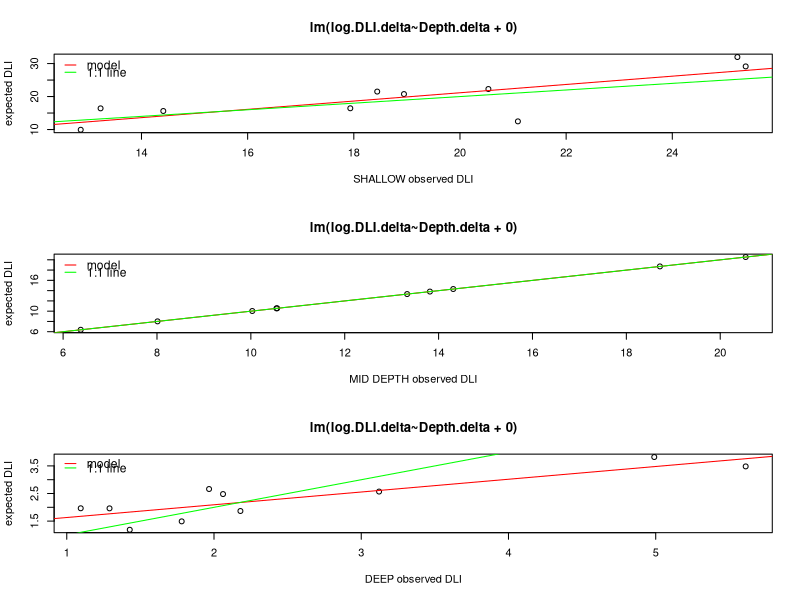
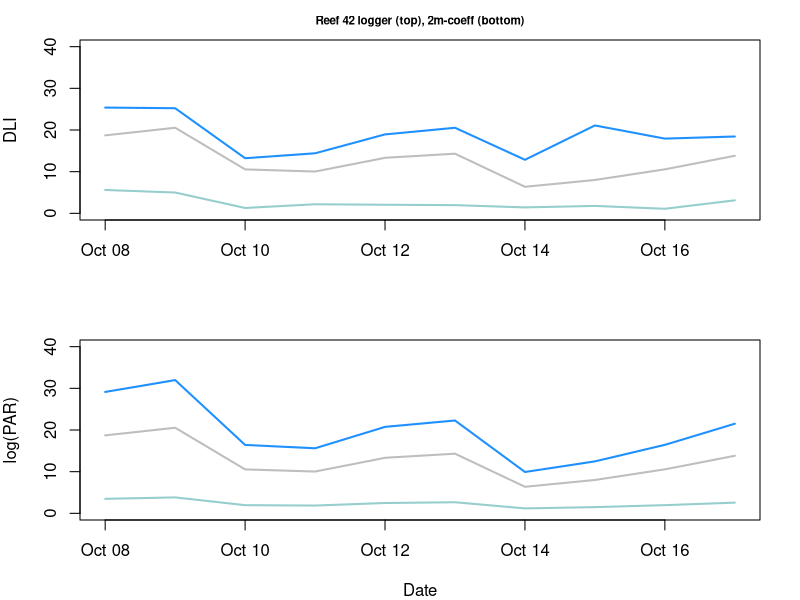

Write R code to recreate these figures, in order. (Note: this script raises an error after producing the figures.)
# light atten using DLI
# light attenuation with Depth as CONTINUOUS to show light among depth zones
# this will produce a continuous model curve where light at depth can be calculated
# using the DLI we can then calcualte the integrated light value at each depth where the coral was collected
# at the end, save kd values and use these to convert light at depth in datafile

####################################################
####################################################
### Light attenuation  October deployment ##########
####################################################
####################################################
rm(list=ls())
# using October deployment at 2 depths

df<-read.csv("data/environmental/temp and light/DLI.Oct2016.csv")
df<-df[ , -which(names(df) %in% c("X","Rf44.shall.DLI", "Rf44.mid.DLI"))] # remove R44 w/o 3 levels
df$Date<-as.Date(df$Date)

Oct.DLI<-df
colnames(Oct.DLI)[2:7]<-"DLI" # change all light columns to read "PAR" this is for rbind later


# Adding Depth of logger to dataframe
Rf42.shall<-Oct.DLI[1:2] #only time and PAR
Rf42.shall$Site<-as.factor("Rf42") # make site level
Rf42.shall$Depth<-3*0.3048 # logger at 3 ft, convert to --> meters
Rf42.mid<-Oct.DLI[, c(1,3)]; Rf42.mid$Site<-as.factor("Rf42"); Rf42.mid$Depth<-8*0.3048 # logger at 8 ft 
Rf42.deep<-Oct.DLI[, c(1,4)]; Rf42.deep$Site<-as.factor("Rf42"); Rf42.deep$Depth<-27*0.3048 # logger at 27 ft

HIMB.shall<-Oct.DLI[, c(1,5)]; HIMB.shall$Site<-as.factor("HIMB"); HIMB.shall$Depth<-1*0.3048 # logger at 1 ft
HIMB.mid<-Oct.DLI[, c(1,6)]; HIMB.mid$Site<-as.factor("HIMB"); HIMB.mid$Depth<-6*0.3048 # logger at 6 ft
HIMB.deep<-Oct.DLI[, c(1,7)]; HIMB.deep$Site<-as.factor("HIMB"); HIMB.deep$Depth<-25*0.3048 # logger at 25 ft

# bind together all the data in single dataframe with 4 columns: time, PAR, Site, Depth
DLI.df<-rbind(Rf42.shall, Rf42.mid, Rf42.deep, HIMB.shall, HIMB.mid, HIMB.deep)
DLI.df$log.DLI<-log(DLI.df$DLI) # log transform PAR data
DLI.df<-DLI.df[, c(1,3:4,2,5)]

####
# make new dataframes for Sites
Rf42.df<-df[1:4] 
Rf42.depths<-c(3*0.3048, 8*0.3048, 27*0.3048)

####
# Beer-Lambert Law:   Ez(d) = Ez(0)e^(-k_d *d)  
# where d is depth, k_d is the attenuation coefficient, Ez(d) is the light reaching depth d and Ez(0) is the incident light at the surface.

# with 2m as baseline:  E(depth) = E(2m)*e^(-k_d*(depth - 2m))
# making some log data
Rf42.df$log.shal<-log(Rf42.df$Rf42.shall.DLI)
Rf42.df$log.mid<-log(Rf42.df$Rf42.mid.DLI)
Rf42.df$log.deep<-log(Rf42.df$Rf42.deep.DLI)

Rf42.df$log.delta.mid.deep<-Rf42.df$log.mid-Rf42.df$log.deep # difference in 2m - 8m light
Rf42.df$log.delta.mid.shal<-Rf42.df$log.mid-Rf42.df$log.shal # difference in 2m - 1m light
Rf42.df$dm.depth<-Rf42.depths[3]-Rf42.depths[2] # difference in depth 8m - 2m
Rf42.df$sm.depth<-Rf42.depths[1]-Rf42.depths[2] # difference in depth 1m - 2m
Rf42.df$mm.depth<-Rf42.depths[2]-Rf42.depths[2] # difference in depth 2m - 2m

new.df<-Rf42.df[8:11]; colnames(new.df)<-c("log.DLI.delta", "log.DLI.delta", "Depth.delta", "Depth.delta")
new.df1<-rbind(new.df[1], new.df[2]); new.df2<-rbind(new.df[3], new.df[4])
df.test<-cbind(new.df1, new.df2) # for both columns has delta PAR and depth

kd.mod<-lm(log.DLI.delta~Depth.delta+0, data=df.test, na.action=na.exclude) # Rf42 dataframe with Depth as a factor
kd<-coef(kd.mod)[1] # use KD here to calculate light at any depth

kd.R42<-kd ### save this

# example
par(mfrow=c(3,1))
Rf42.df$Rf42.expect<-Rf42.df$Rf42.mid.DLI*exp(-kd*Rf42.df$sm.depth)
plot(Rf42.df$Rf42.expect~Rf42.df$Rf42.shall.DLI, main="lm(log.DLI.delta~Depth.delta + 0)", 
     ylab="expected DLI", xlab="SHALLOW observed DLI")
abline(lm(Rf42.df$Rf42.expect~Rf42.df$Rf42.shall.DLI), col="red"); abline(0, 1, col="green")
legend("topleft", lty=1, col=c("red", "green"), legend=c("model", "1:1 line"), 
       lwd=1, bty="n", seg.len=1, cex=1.1, y.intersp=0.5)

Rf42.df$Rf42.expect<-Rf42.df$Rf42.mid.DLI*exp(-kd*Rf42.df$mm.depth)
plot(Rf42.df$Rf42.expect~Rf42.df$Rf42.mid.DLI, main="lm(log.DLI.delta~Depth.delta + 0)", 
     ylab="expected DLI", xlab="MID DEPTH observed DLI")
abline(lm(Rf42.df$Rf42.expect~Rf42.df$Rf42.mid.DLI), col="red"); abline(0, 1, col="green")
legend("topleft", lty=1, col=c("red", "green"), legend=c("model", "1:1 line"), 
       lwd=1, bty="n", seg.len=1, cex=1.1, y.intersp=0.5)

Rf42.df$Rf42.expect<-Rf42.df$Rf42.mid.DLI*exp(-kd*Rf42.df$dm.depth)
plot(Rf42.df$Rf42.expect~Rf42.df$Rf42.deep.DLI, main="lm(log.DLI.delta~Depth.delta + 0)", 
     ylab="expected DLI", xlab="DEEP observed DLI")
abline(lm(Rf42.df$Rf42.expect~Rf42.df$Rf42.deep.DLI), col="red"); abline(0, 1, col="green")
legend("topleft", lty=1, col=c("red", "green"), legend=c("model", "1:1 line"), 
       lwd=1, bty="n", seg.len=1, cex=1.1, y.intersp=0.3)


# making some data
# notice that you need kd to be (+) here--or do absolute value of depth
Rf42.df$coef.shal<-Rf42.df$Rf42.mid.DLI*exp(-kd*Rf42.df$sm.depth)
Rf42.df$coef.mid<-Rf42.df$Rf42.mid.DLI*exp(-kd*Rf42.df$mm.depth)
Rf42.df$coef.deep<-Rf42.df$Rf42.mid.DLI*exp(-kd*Rf42.df$dm.depth)

##################
##### Figure #####
# how does data compare?

##### plot log data collected at each site
par(mfrow=c(2,1), mar=c(4,4,2,2))
plot(y=Rf42.df$Rf42.shall.DLI, x=Rf42.df$Date, type="l", col="dodgerblue", 
     main="Reef 42 logger (top), 2m-coeff (bottom)", cex.main=0.7, 
     ylab="DLI", xlab="", ylim=c(0,40), lwd=2)
par(new=T)
with(Rf42.df, lines(y=Rf42.df$Rf42.mid.DLI, x=Rf42.df$Date, type="l", col="gray", lwd=2))
par(new=T)
with(Rf42.df, lines(y=Rf42.df$Rf42.deep.DLI, x=Rf42.df$Date, type="l", col="paleturquoise3", lwd=2))

##### plot of modeled 1m and 8m using <1m model coeffs. 
plot(y=Rf42.df$coef.shal, x=Rf42.df$Date, type="l", col="dodgerblue", ylab="log(PAR)", 
     xlab="Date", ylim=c(0,40), lwd=2)
par(new=T)
with(Rf42.df, lines(y=Rf42.df$coef.mid, x=Rf42.df$Date, type="l", col="gray", lwd=2))
par(new=T)
with(Rf42.df, lines(y=Rf42.df$coef.deep, x=Rf42.df$Date, type="l", col="paleturquoise3", lwd=2))
legend("top", lty=1, col=c("dodgerblue", "gray", "paleturquoise3"), legend=c("<1m", "2m", "8m"), 
       lwd=2, bty="n", inset=c(0, -0.5), seg.len=1, cex=1.1, xpd=TRUE, horiz=TRUE)

dev.copy(pdf, "figures/environmental/DLI_coef_Rf42.pdf", height=6, width=4)
dev.off()


####################################
###################################

############ HIMB ############
# make new dataframes for Sites
HIMB.df<-df[, c(1,5:7)] 
HIMB.depths<-c(1*0.3048, 6*0.3048, 25*0.3048)

####
# with 2m as baseline:  E(depth) = E(2m)*e^(-k_d*(depth - 2m))
# making some log data
HIMB.df$log.shal<-log(HIMB.df$HIMB.shall.DLI)
HIMB.df$log.mid<-log(HIMB.df$HIMB.mid.DLI)
HIMB.df$log.deep<-log(HIMB.df$HIMB.deep.DLI)

HIMB.df$log.delta.mid.deep<-HIMB.df$log.mid-HIMB.df$log.deep # difference in 2m - 8m light
HIMB.df$log.delta.mid.shal<-HIMB.df$log.mid-HIMB.df$log.shal # difference in 2m - 1m light
HIMB.df$dm.depth<-HIMB.depths[3]-HIMB.depths[2] # difference in depth 8m - 2m
HIMB.df$sm.depth<-HIMB.depths[1]-HIMB.depths[2] # difference in depth 1m - 2m
HIMB.df$mm.depth<-HIMB.depths[2]-HIMB.depths[2] # difference in depth 2m - 2m

new.df<-HIMB.df[8:11]; colnames(new.df)<-c("log.DLI.delta", "log.DLI.delta", "Depth.delta", "Depth.delta")
new.df1<-rbind(new.df[1], new.df[2]); new.df2<-rbind(new.df[3], new.df[4])
df.test<-cbind(new.df1, new.df2) # for both columns has delta PAR and depth

kd.mod<-lm(log.DLI.delta~Depth.delta+0, data=df.test, na.action=na.exclude) # HIMB dataframe with Depth as a factor
kd<-coef(kd.mod)[1] # use KD here to calculate light at any depth

kd.HIMB<-kd ### save this

# example
par(mfrow=c(3,1))
HIMB.df$HIMB.expect<-HIMB.df$HIMB.mid.DLI*exp(-kd*HIMB.df$sm.depth)
plot(HIMB.df$HIMB.expect~HIMB.df$HIMB.shall.DLI, main="lm(log.DLI.delta~Depth.delta + 0)", 
     ylab="expected DLI", xlab="SHALLOW observed DLI")
abline(lm(HIMB.df$HIMB.expect~HIMB.df$HIMB.shall.DLI), col="red"); abline(0, 1, col="green")
legend("topleft", lty=1, col=c("red", "green"), legend=c("model", "1:1 line"), 
       lwd=1, bty="n", seg.len=1, cex=1.1, y.intersp=0.5)

HIMB.df$HIMB.expect<-HIMB.df$HIMB.mid.DLI*exp(-kd*HIMB.df$mm.depth)
plot(HIMB.df$HIMB.expect~HIMB.df$HIMB.mid.DLI, main="lm(log.DLI.delta~Depth.delta + 0)", 
     ylab="expected DLI", xlab="MID DEPTH observed DLI")
abline(lm(HIMB.df$HIMB.expect~HIMB.df$HIMB.mid.DLI), col="red"); abline(0, 1, col="green")
legend("topleft", lty=1, col=c("red", "green"), legend=c("model", "1:1 line"), 
       lwd=1, bty="n", seg.len=1, cex=1.1, y.intersp=0.5)

HIMB.df$HIMB.expect<-HIMB.df$HIMB.mid.DLI*exp(-kd*HIMB.df$dm.depth)
plot(HIMB.df$HIMB.expect~HIMB.df$HIMB.deep.DLI, main="lm(log.DLI.delta~Depth.delta + 0)", 
     ylab="expected DLI", xlab="DEEP observed DLI")
abline(lm(HIMB.df$HIMB.expect~HIMB.df$HIMB.deep.DLI), col="red"); abline(0, 1, col="green")
legend("topleft", lty=1, col=c("red", "green"), legend=c("model", "1:1 line"), 
       lwd=1, bty="n", seg.len=1, cex=1.1, y.intersp=0.3)


# making some data
# notice that you need kd to be (+) here--or do absolute value of depth
HIMB.df$coef.shal<-HIMB.df$HIMB.mid.DLI*exp(-kd*HIMB.df$sm.depth)
HIMB.df$coef.mid<-HIMB.df$HIMB.mid.DLI*exp(-kd*HIMB.df$mm.depth)
HIMB.df$coef.deep<-HIMB.df$HIMB.mid.DLI*exp(-kd*HIMB.df$dm.depth)

##################
##### Figure #####
# how does data compare?

##### plot log data collected at each site
par(mfrow=c(2,1), mar=c(4,4,2,2))
plot(y=HIMB.df$HIMB.shall.DLI, x=HIMB.df$Date, type="l", col="dodgerblue", 
     main="HIMB logger (top), 2m-coeff (bottom)", cex.main=0.7, 
     ylab="DLI", xlab="", ylim=c(0,40), lwd=2)
par(new=T)
with(HIMB.df, lines(y=HIMB.df$HIMB.mid.DLI, x=HIMB.df$Date, type="l", col="gray", lwd=2))
par(new=T)
with(HIMB.df, lines(y=HIMB.df$HIMB.deep.DLI, x=HIMB.df$Date, type="l", col="paleturquoise3", lwd=2))

##### plot of modeled 1m and 8m using <1m model coeffs. 
plot(y=HIMB.df$coef.shal, x=HIMB.df$Date, type="l", col="dodgerblue", ylab="log(PAR)", 
     xlab="Date", ylim=c(0,40), lwd=2)
par(new=T)
with(HIMB.df, lines(y=HIMB.df$coef.mid, x=HIMB.df$Date, type="l", col="gray", lwd=2))
par(new=T)
with(HIMB.df, lines(y=HIMB.df$coef.deep, x=HIMB.df$Date, type="l", col="paleturquoise3", lwd=2))
legend("top", lty=1, col=c("dodgerblue", "gray", "paleturquoise3"), legend=c("<1m", "2m", "8m"), 
       lwd=2, bty="n", inset=c(0, -0.5), seg.len=1, cex=1.1, xpd=TRUE, horiz=TRUE)

dev.copy(pdf, "figures/environmental/DLI_coef_HIMB.pdf", height=6, width=4)
dev.off()



####################################################
####################################################
### Light attenuation  November deployment #########
####################################################
####################################################

# using November deployment at 3 depths

df<-read.csv("data/environmental/temp and light/DLI.Nov2016.csv")
df<-df[ , -which(names(df) %in% "X")] # remove "X"
df$Date<-as.Date(df$Date)

Nov.DLI<-df
colnames(Nov.DLI)[2:7]<-"DLI" # change all light columns to read "PAR" this is for rbind later

# Adding Depth of logger to dataframe
Rf44.shall<-Nov.DLI[1:2] #only time and PAR
Rf44.shall$Site<-as.factor("Rf44") # make site level
Rf44.shall$Depth<-1*0.3048 # logger at 1 ft, convert to --> meters
Rf44.mid<-Nov.DLI[, c(1,3)]; Rf44.mid$Site<-as.factor("Rf44"); Rf44.mid$Depth<-6*0.3048 # logger at 6 ft 
Rf44.deep<-Nov.DLI[, c(1,4)]; Rf44.deep$Site<-as.factor("Rf44"); Rf44.deep$Depth<-25*0.3048 # logger at 25 ft

Rf10.shall<-Nov.DLI[, c(1,5)]; Rf10.shall$Site<-as.factor("Rf10"); Rf10.shall$Depth<-2*0.3048 # logger at 2 ft
Rf10.mid<-Nov.DLI[, c(1,6)]; Rf10.mid$Site<-as.factor("Rf10"); Rf10.mid$Depth<-6*0.3048 # logger at 6 ft
Rf10.deep<-Nov.DLI[, c(1,7)]; Rf10.deep$Site<-as.factor("Rf10"); Rf10.deep$Depth<-26*0.3048 # logger at 26 ft

# bind together all the data in single dataframe with 4 columns: time, PAR, Site, Depth
DLI.df<-rbind(Rf44.shall, Rf44.mid, Rf44.deep, Rf10.shall, Rf10.mid, Rf10.deep)
DLI.df$log.DLI<-log(DLI.df$DLI) # log transform PAR data
DLI.df<-DLI.df[, c(1,3:4,2,5)]

###############
###############

# make new dataframes for Sites
Rf44.df<-df[1:4] 
Rf44.depths<-c(1*0.3048, 6*0.3048, 25*0.3048)

####
# with 2m as baseline:  E(depth) = E(2m)*e^(-k_d*(depth - 2m))
# making some log data
Rf44.df$log.shal<-log(Rf44.df$Rf44.shall.DLI)
Rf44.df$log.mid<-log(Rf44.df$Rf44.mid.DLI)
Rf44.df$log.deep<-log(Rf44.df$Rf44.deep.DLI)

Rf44.df$log.delta.mid.deep<-Rf44.df$log.mid-Rf44.df$log.deep # difference in 2m - 8m light
Rf44.df$log.delta.mid.shal<-Rf44.df$log.mid-Rf44.df$log.shal # difference in 2m - 1m light
Rf44.df$dm.depth<-Rf44.depths[3]-Rf44.depths[2] # difference in depth 8m - 2m
Rf44.df$sm.depth<-Rf44.depths[1]-Rf44.depths[2] # difference in depth 1m - 2m
Rf44.df$mm.depth<-Rf44.depths[2]-Rf44.depths[2] # difference in depth 2m - 2m

new.df<-Rf44.df[8:11]; colnames(new.df)<-c("log.DLI.delta", "log.DLI.delta", "Depth.delta", "Depth.delta")
new.df1<-rbind(new.df[1], new.df[2]); new.df2<-rbind(new.df[3], new.df[4])
df.test<-cbind(new.df1, new.df2) # for both columns has delta PAR and depth

kd.mod<-lm(log.DLI.delta~Depth.delta+0, data=df.test, na.action=na.exclude) # Rf44 dataframe with Depth as a factor
kd<-coef(kd.mod)[1] # use KD here to calculate light at any depth

kd.R44<-kd ### save this

# example
par(mfrow=c(3,1))
Rf44.df$Rf44.expect<-Rf44.df$Rf44.mid.DLI*exp(-kd*Rf44.df$sm.depth)
plot(Rf44.df$Rf44.expect~Rf44.df$Rf44.shall.DLI, main="lm(log.DLI.delta~Depth.delta + 0)", 
     ylab="expected DLI", xlab="SHALLOW observed DLI")
abline(lm(Rf44.df$Rf44.expect~Rf44.df$Rf44.shall.DLI), col="red"); abline(0, 1, col="green")
legend("topleft", lty=1, col=c("red", "green"), legend=c("model", "1:1 line"), 
       lwd=1, bty="n", seg.len=1, cex=1.1, y.intersp=0.5)

Rf44.df$Rf44.expect<-Rf44.df$Rf44.mid.DLI*exp(-kd*Rf44.df$mm.depth)
plot(Rf44.df$Rf44.expect~Rf44.df$Rf44.mid.DLI, main="lm(log.DLI.delta~Depth.delta + 0)", 
     ylab="expected DLI", xlab="MID DEPTH observed DLI")
abline(lm(Rf44.df$Rf44.expect~Rf44.df$Rf44.mid.DLI), col="red"); abline(0, 1, col="green")
legend("topleft", lty=1, col=c("red", "green"), legend=c("model", "1:1 line"), 
       lwd=1, bty="n", seg.len=1, cex=1.1, y.intersp=0.5)

Rf44.df$Rf44.expect<-Rf44.df$Rf44.mid.DLI*exp(-kd*Rf44.df$dm.depth)
plot(Rf44.df$Rf44.expect~Rf44.df$Rf44.deep.DLI, main="lm(log.DLI.delta~Depth.delta + 0)", 
     ylab="expected DLI", xlab="DEEP observed DLI")
abline(lm(Rf44.df$Rf44.expect~Rf44.df$Rf44.deep.DLI), col="red"); abline(0, 1, col="green")
legend("topleft", lty=1, col=c("red", "green"), legend=c("model", "1:1 line"), 
       lwd=1, bty="n", seg.len=1, cex=1.1, y.intersp=0.3)


# making some data
# notice that you need kd to be (+) here--or do absolute value of depth
Rf44.df$coef.shal<-Rf44.df$Rf44.mid.DLI*exp(-kd*Rf44.df$sm.depth)
Rf44.df$coef.mid<-Rf44.df$Rf44.mid.DLI*exp(-kd*Rf44.df$mm.depth)
Rf44.df$coef.deep<-Rf44.df$Rf44.mid.DLI*exp(-kd*Rf44.df$dm.depth)

##################
##### Figure #####
# how does data compare?

##### plot log data collected at each site
par(mfrow=c(2,1), mar=c(4,4,2,2))
plot(y=Rf44.df$Rf44.shall.DLI, x=Rf44.df$Date, type="l", col="dodgerblue", 
     main="Reef 44 logger (top), 2m-coeff (bottom)", cex.main=0.7, 
     ylab="DLI", xlab="", ylim=c(0,40), lwd=2)
par(new=T)
with(Rf44.df, lines(y=Rf44.df$Rf44.mid.DLI, x=Rf44.df$Date, type="l", col="gray", lwd=2))
par(new=T)
with(Rf44.df, lines(y=Rf44.df$Rf44.deep.DLI, x=Rf44.df$Date, type="l", col="paleturquoise3", lwd=2))

##### plot of modeled 1m and 8m using <1m model coeffs. 
plot(y=Rf44.df$coef.shal, x=Rf44.df$Date, type="l", col="dodgerblue", ylab="log(PAR)", 
     xlab="Date", ylim=c(0,40), lwd=2)
par(new=T)
with(Rf44.df, lines(y=Rf44.df$coef.mid, x=Rf44.df$Date, type="l", col="gray", lwd=2))
par(new=T)
with(Rf44.df, lines(y=Rf44.df$coef.deep, x=Rf44.df$Date, type="l", col="paleturquoise3", lwd=2))
legend("top", lty=1, col=c("dodgerblue", "gray", "paleturquoise3"), legend=c("<1m", "2m", "8m"), 
       lwd=2, bty="n", inset=c(0, -0.5), seg.len=1, cex=1.1, xpd=TRUE, horiz=TRUE)

dev.copy(pdf, "figures/environmental/DLI_coef_Rf44.pdf", height=6, width=4)
dev.off()


################
################

## Reef 10 ############

# make new dataframes for Sites
Rf10.df<-df[, c(1,5:7)] 
Rf10.depths<-c(2*0.3048, 6*0.3048, 26*0.3048)

####
# with 2m as baseline:  E(depth) = E(2m)*e^(-k_d*(depth - 2m))
# making some log data
Rf10.df$log.shal<-log(Rf10.df$Rf10.shall.DLI)
Rf10.df$log.mid<-log(Rf10.df$Rf10.mid.DLI)
Rf10.df$log.deep<-log(Rf10.df$Rf10.deep.DLI)

Rf10.df$log.delta.mid.deep<-Rf10.df$log.mid-Rf10.df$log.deep # difference in 2m - 8m light
Rf10.df$log.delta.mid.shal<-Rf10.df$log.mid-Rf10.df$log.shal # difference in 2m - 1m light
Rf10.df$dm.depth<-Rf10.depths[3]-Rf10.depths[2] # difference in depth 8m - 2m
Rf10.df$sm.depth<-Rf10.depths[1]-Rf10.depths[2] # difference in depth 1m - 2m
Rf10.df$mm.depth<-Rf10.depths[2]-Rf10.depths[2] # difference in depth 2m - 2m

new.df<-Rf10.df[8:11]; colnames(new.df)<-c("log.DLI.delta", "log.DLI.delta", "Depth.delta", "Depth.delta")
new.df1<-rbind(new.df[1], new.df[2]); new.df2<-rbind(new.df[3], new.df[4])
df.test<-cbind(new.df1, new.df2) # for both columns has delta PAR and depth

kd.mod<-lm(log.DLI.delta~Depth.delta+0, data=df.test, na.action=na.exclude) # Rf10 dataframe with Depth as a factor
kd<-coef(kd.mod)[1] # use KD here to calculate light at any depth

kd.R10<-kd ### save this

# example
par(mfrow=c(3,1))
Rf10.df$Rf10.expect<-Rf10.df$Rf10.mid.DLI*exp(-kd*Rf10.df$sm.depth)
plot(Rf10.df$Rf10.expect~Rf10.df$Rf10.shall.DLI, main="lm(log.DLI.delta~Depth.delta + 0)", 
     ylab="expected DLI", xlab="SHALLOW observed DLI")
abline(lm(Rf10.df$Rf10.expect~Rf10.df$Rf10.shall.DLI), col="red"); abline(0, 1, col="green")
legend("topleft", lty=1, col=c("red", "green"), legend=c("model", "1:1 line"), 
       lwd=1, bty="n", seg.len=1, cex=1.1, y.intersp=0.5)

Rf10.df$Rf10.expect<-Rf10.df$Rf10.mid.DLI*exp(-kd*Rf10.df$mm.depth)
plot(Rf10.df$Rf10.expect~Rf10.df$Rf10.mid.DLI, main="lm(log.DLI.delta~Depth.delta + 0)", 
     ylab="expected DLI", xlab="MID DEPTH observed DLI")
abline(lm(Rf10.df$Rf10.expect~Rf10.df$Rf10.mid.DLI), col="red"); abline(0, 1, col="green")
legend("topleft", lty=1, col=c("red", "green"), legend=c("model", "1:1 line"), 
       lwd=1, bty="n", seg.len=1, cex=1.1, y.intersp=0.5)

Rf10.df$Rf10.expect<-Rf10.df$Rf10.mid.DLI*exp(-kd*Rf10.df$dm.depth)
plot(Rf10.df$Rf10.expect~Rf10.df$Rf10.deep.DLI, main="lm(log.DLI.delta~Depth.delta + 0)", 
     ylab="expected DLI", xlab="DEEP observed DLI")
abline(lm(Rf10.df$Rf10.expect~Rf10.df$Rf10.deep.DLI), col="red"); abline(0, 1, col="green")
legend("topleft", lty=1, col=c("red", "green"), legend=c("model", "1:1 line"), 
       lwd=1, bty="n", seg.len=1, cex=1.1, y.intersp=0.3)


# making some data
# notice that you need kd to be (+) here--or do absolute value of depth
Rf10.df$coef.shal<-Rf10.df$Rf10.mid.DLI*exp(-kd*Rf10.df$sm.depth)
Rf10.df$coef.mid<-Rf10.df$Rf10.mid.DLI*exp(-kd*Rf10.df$mm.depth)
Rf10.df$coef.deep<-Rf10.df$Rf10.mid.DLI*exp(-kd*Rf10.df$dm.depth)

##################
##### Figure #####
# how does data compare?

##### plot log data collected at each site
par(mfrow=c(2,1), mar=c(4,4,2,2))
plot(y=Rf10.df$Rf10.shall.DLI, x=Rf10.df$Date, type="l", col="dodgerblue", 
     main="Reef 10 logger (top), 2m-coeff (bottom)", cex.main=0.7, 
     ylab="DLI", xlab="", ylim=c(0,40), lwd=2)
par(new=T)
with(Rf10.df, lines(y=Rf10.df$Rf10.mid.DLI, x=Rf10.df$Date, type="l", col="gray", lwd=2))
par(new=T)
with(Rf10.df, lines(y=Rf10.df$Rf10.deep.DLI, x=Rf10.df$Date, type="l", col="paleturquoise3", lwd=2))

##### plot of modeled 1m and 8m using <1m model coeffs. 
plot(y=Rf10.df$coef.shal, x=Rf10.df$Date, type="l", col="dodgerblue", ylab="log(PAR)", 
     xlab="Date", ylim=c(0,40), lwd=2)
par(new=T)
with(Rf10.df, lines(y=Rf10.df$coef.mid, x=Rf10.df$Date, type="l", col="gray", lwd=2))
par(new=T)
with(Rf10.df, lines(y=Rf10.df$coef.deep, x=Rf10.df$Date, type="l", col="paleturquoise3", lwd=2))
legend("top", lty=1, col=c("dodgerblue", "gray", "paleturquoise3"), legend=c("<1m", "2m", "8m"), 
       lwd=2, bty="n", inset=c(0, -0.5), seg.len=1, cex=1.1, xpd=TRUE, horiz=TRUE)

dev.copy(pdf, "figures/environmental/DLI_coef_Rf10.pdf", height=6, width=4)
dev.off()

kd.all<-as.data.frame(c(kd.R42, kd.R44, kd.HIMB, kd.R10))
kd.all$Sites<-as.factor(c("Rf42", "Rf44", "HIMB", "Rf10")); kd.all<-kd.all[2:1]
colnames(kd.all)<-c("Site", "kd")

write.csv(kd.all, "data/environmental/kd.all.csv")

####
#### end
####
